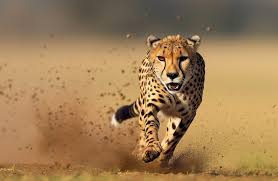
#> input picture .vscode/DSIP/content/cheetah.jpg, 278 x 181 px
$ python lab10.py
#> lines starting #> are read from the running program, lines starting #| are printed output that depends on the picture
import cv2
import numpy as np
import matplotlib.pyplot as plt
import os

# Function to apply a Gaussian filter in the frequency domain
def apply_gaussian_filter(image, sigma):
    # Convert image to float32 for Fourier Transform
    image = np.float32(image)

    # Perform Fourier Transform
    frequency_domain = cv2.dft(image, flags=cv2.DFT_COMPLEX_OUTPUT)

    # Shift the zero-frequency component to the center of the spectrum
    shifted_frequency_domain = np.fft.fftshift(frequency_domain)

    # Create Gaussian filter mask
    rows, cols = image.shape
    crow, ccol = rows // 2, cols // 2
    mask = np.zeros((rows, cols, 2), np.float32)
    for i in range(rows):
        for j in range(cols):
            distance = ((i - crow) ** 2 + (j - ccol) ** 2)
            mask[i, j] = np.exp(-distance / (2 * sigma ** 2))

    # Apply the Gaussian filter in the frequency domain
    filtered_frequency_domain = shifted_frequency_domain * mask

    # Perform Inverse Fourier Transform to obtain the filtered image
    shifted_back = np.fft.ifftshift(filtered_frequency_domain)
    filtered_image = cv2.idft(shifted_back, flags=cv2.DFT_SCALE | cv2.DFT_REAL_OUTPUT)

    # Normalize and convert the filtered image to uint8
    filtered_image = cv2.normalize(filtered_image, None, 0, 255, cv2.NORM_MINMAX)
    filtered_image = np.uint8(filtered_image)

    return filtered_image

# Function to apply a sharpening filter in the frequency domain
def apply_sharpening_filter(image, strength):
    # Convert image to float32 for Fourier Transform
    image = np.float32(image)

    # Perform Fourier Transform
    frequency_domain = cv2.dft(image, flags=cv2.DFT_COMPLEX_OUTPUT)

    # Shift the zero-frequency component to the center of the spectrum
    shifted_frequency_domain = np.fft.fftshift(frequency_domain)

    # Create high-pass filter mask
    rows, cols = image.shape
    crow, ccol = rows // 2, cols // 2
    mask = np.ones((rows, cols, 2), np.float32)
    mask[crow - strength:crow + strength, ccol - strength:ccol + strength] = 0

    # Apply the high-pass filter in the frequency domain
    filtered_frequency_domain = shifted_frequency_domain * mask

    # Perform Inverse Fourier Transform to obtain the filtered image
    shifted_back = np.fft.ifftshift(filtered_frequency_domain)
    filtered_image = cv2.idft(shifted_back, flags=cv2.DFT_SCALE | cv2.DFT_REAL_OUTPUT)

    # Normalize and convert the filtered image to uint8
    filtered_image = cv2.normalize(filtered_image, None, 0, 255, cv2.NORM_MINMAX)
    filtered_image = np.uint8(filtered_image)

    return filtered_image

# Dynamically locate the file relative to the script's location
script_dir = os.path.dirname(os.path.abspath(__file__))
image_path = os.path.join(script_dir, 'content', 'cheetah.jpg')

# Load the input image
input_image = cv2.imread(image_path, 0)  # Load the image in grayscale
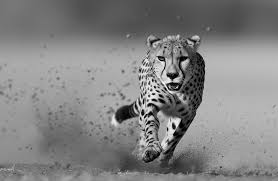
#> input_image: shape (181, 278); min 0, max 253, mean 131.3
if input_image is None:
    print(f"Error: Unable to load image from path: {image_path}")
    exit()

# Apply Gaussian filter
sigma = 20  # Adjust the value to control the amount of smoothing
smoothed_image = apply_gaussian_filter(input_image, sigma)
#> in apply_gaussian_filter, `filtered_image = cv2.idft(shifted_back, flags=cv2.DFT_SCALE | cv2.DFT_..`:
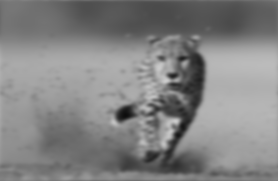
#> filtered_image: shape (181, 278) float32; min 13.05, max 204.6, mean 131.3
#> in apply_gaussian_filter, `filtered_image = cv2.normalize(filtered_image, None, 0, 255, cv2.NORM_..`:
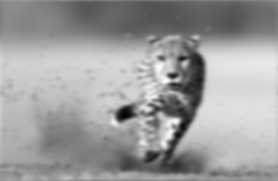
#> filtered_image: shape (181, 278) float32; min 5.48e-07, max 255, mean 157.4

# Apply sharpening filter
strength = 20  # Adjust the value to control the strength of sharpening
sharpened_image = apply_sharpening_filter(input_image, strength)
#> in apply_sharpening_filter, `filtered_image = cv2.idft(shifted_back, flags=cv2.DFT_SCALE | cv2.DFT_..`:
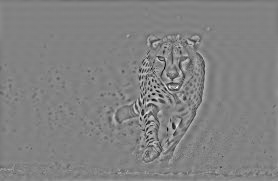
#> filtered_image: shape (181, 278) float32; min -181.7, max 174.2, mean 0; drawn with min black and max white

# Display the original image and the filtered images side by side
plt.figure(figsize=(12, 6))
plt.subplot(1, 3, 1)
plt.title("Original Image")
plt.imshow(input_image, cmap='gray')
plt.axis('off')

plt.subplot(1, 3, 2)
plt.title("Smoothed Image")
plt.imshow(smoothed_image, cmap='gray')
plt.axis('off')

plt.subplot(1, 3, 3)
plt.title("Sharpened Image")
plt.imshow(sharpened_image, cmap='gray')
plt.axis('off')

plt.tight_layout()
plt.show()

# Save the filtered images (optional)
smoothed_path = os.path.join(script_dir, 'smoothed_image.jpg')
sharpened_path = os.path.join(script_dir, 'sharpened_image.jpg')
cv2.imwrite(smoothed_path, smoothed_image)
cv2.imwrite(sharpened_path, sharpened_image)
print(f"Smoothed image saved at: {smoothed_path}")
print(f"Sharpened image saved at: {sharpened_path}")

$ run again, with .vscode/DSIP/content/knight.jpg copied over .vscode/DSIP/content/cheetah.jpg
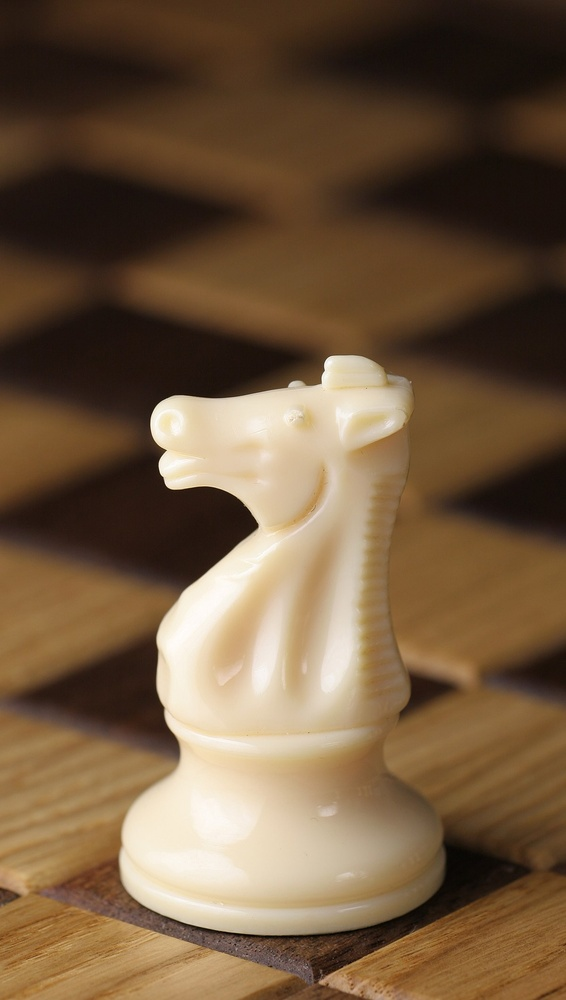
#> input picture .vscode/DSIP/content/knight.jpg, 566 x 1000 px, shrunk from 1200 x 2122 before the run
#> in apply_sharpening_filter, `filtered_image = cv2.idft(shifted_back, flags=cv2.DFT_SCALE | cv2.DFT_..`:
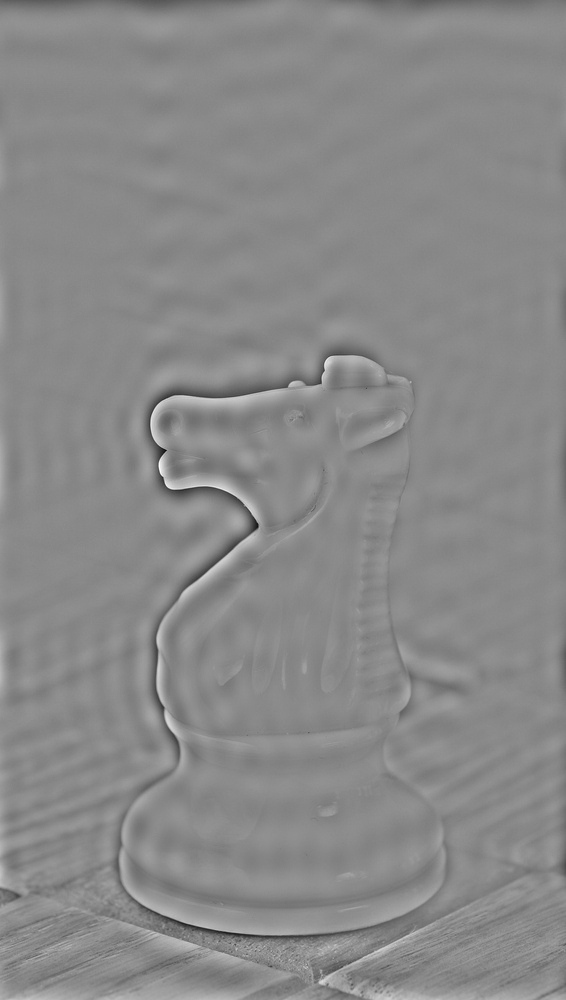
#> filtered_image: shape (1000, 566) float32; min -159.9, max 136.7, mean 0; drawn with min black and max white
#> `plt.show()`:
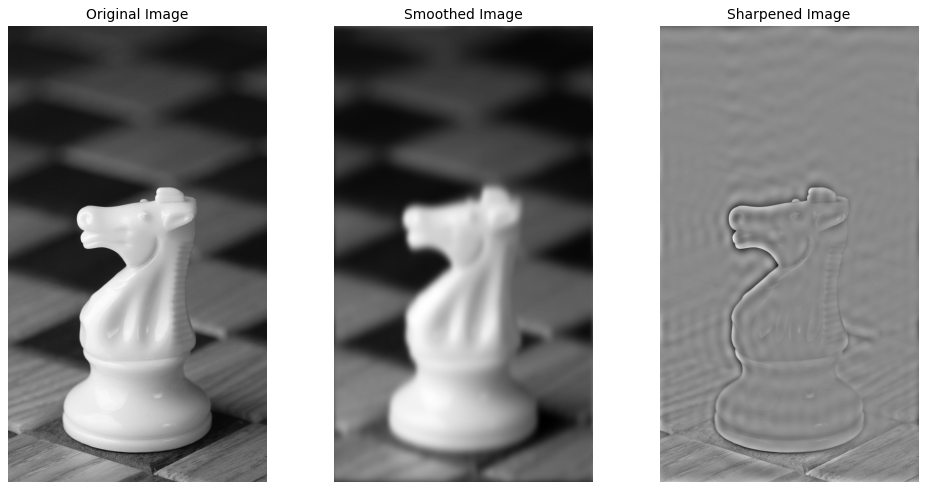
#> figure drawn by matplotlib, 3 panels
